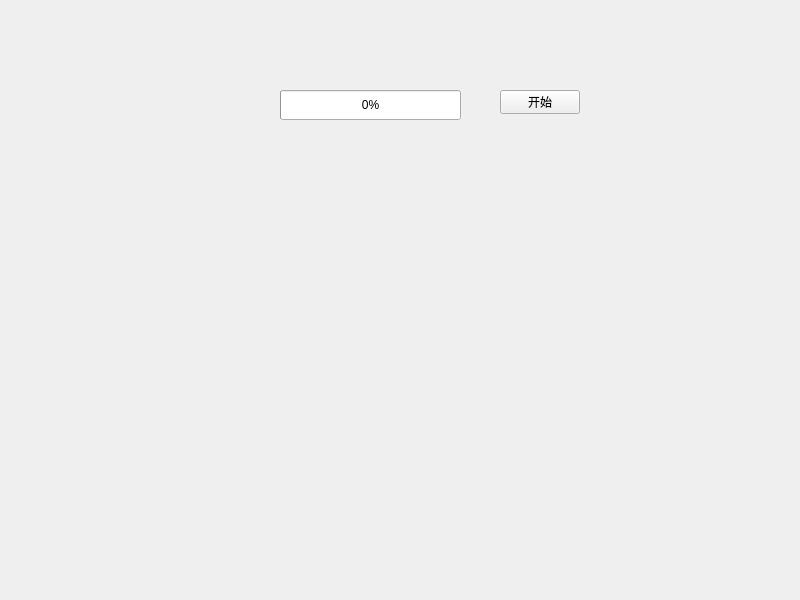
<?xml version="1.0" encoding="UTF-8"?>
<ui version="4.0">
 <class>Widget</class>
 <widget class="QWidget" name="Widget">
  <property name="geometry">
   <rect>
    <x>0</x>
    <y>0</y>
    <width>800</width>
    <height>600</height>
   </rect>
  </property>
  <property name="windowTitle">
   <string>Widget</string>
  </property>
  <widget class="QProgressBar" name="pro">
   <property name="geometry">
    <rect>
     <x>280</x>
     <y>90</y>
     <width>181</width>
     <height>30</height>
    </rect>
   </property>
   <property name="layoutDirection">
    <enum>Qt::LeftToRight</enum>
   </property>
   <property name="value">
    <number>0</number>
   </property>
   <property name="orientation">
    <enum>Qt::Horizontal</enum>
   </property>
  </widget>
  <widget class="QPushButton" name="start">
   <property name="geometry">
    <rect>
     <x>500</x>
     <y>90</y>
     <width>80</width>
     <height>24</height>
    </rect>
   </property>
   <property name="text">
    <string>开始</string>
   </property>
  </widget>
  <widget class="QLabel" name="label">
   <property name="geometry">
    <rect>
     <x>370</x>
     <y>160</y>
     <width>53</width>
     <height>16</height>
    </rect>
   </property>
   <property name="text">
    <string/>
   </property>
  </widget>
 </widget>
 <resources/>
 <connections/>
</ui>
